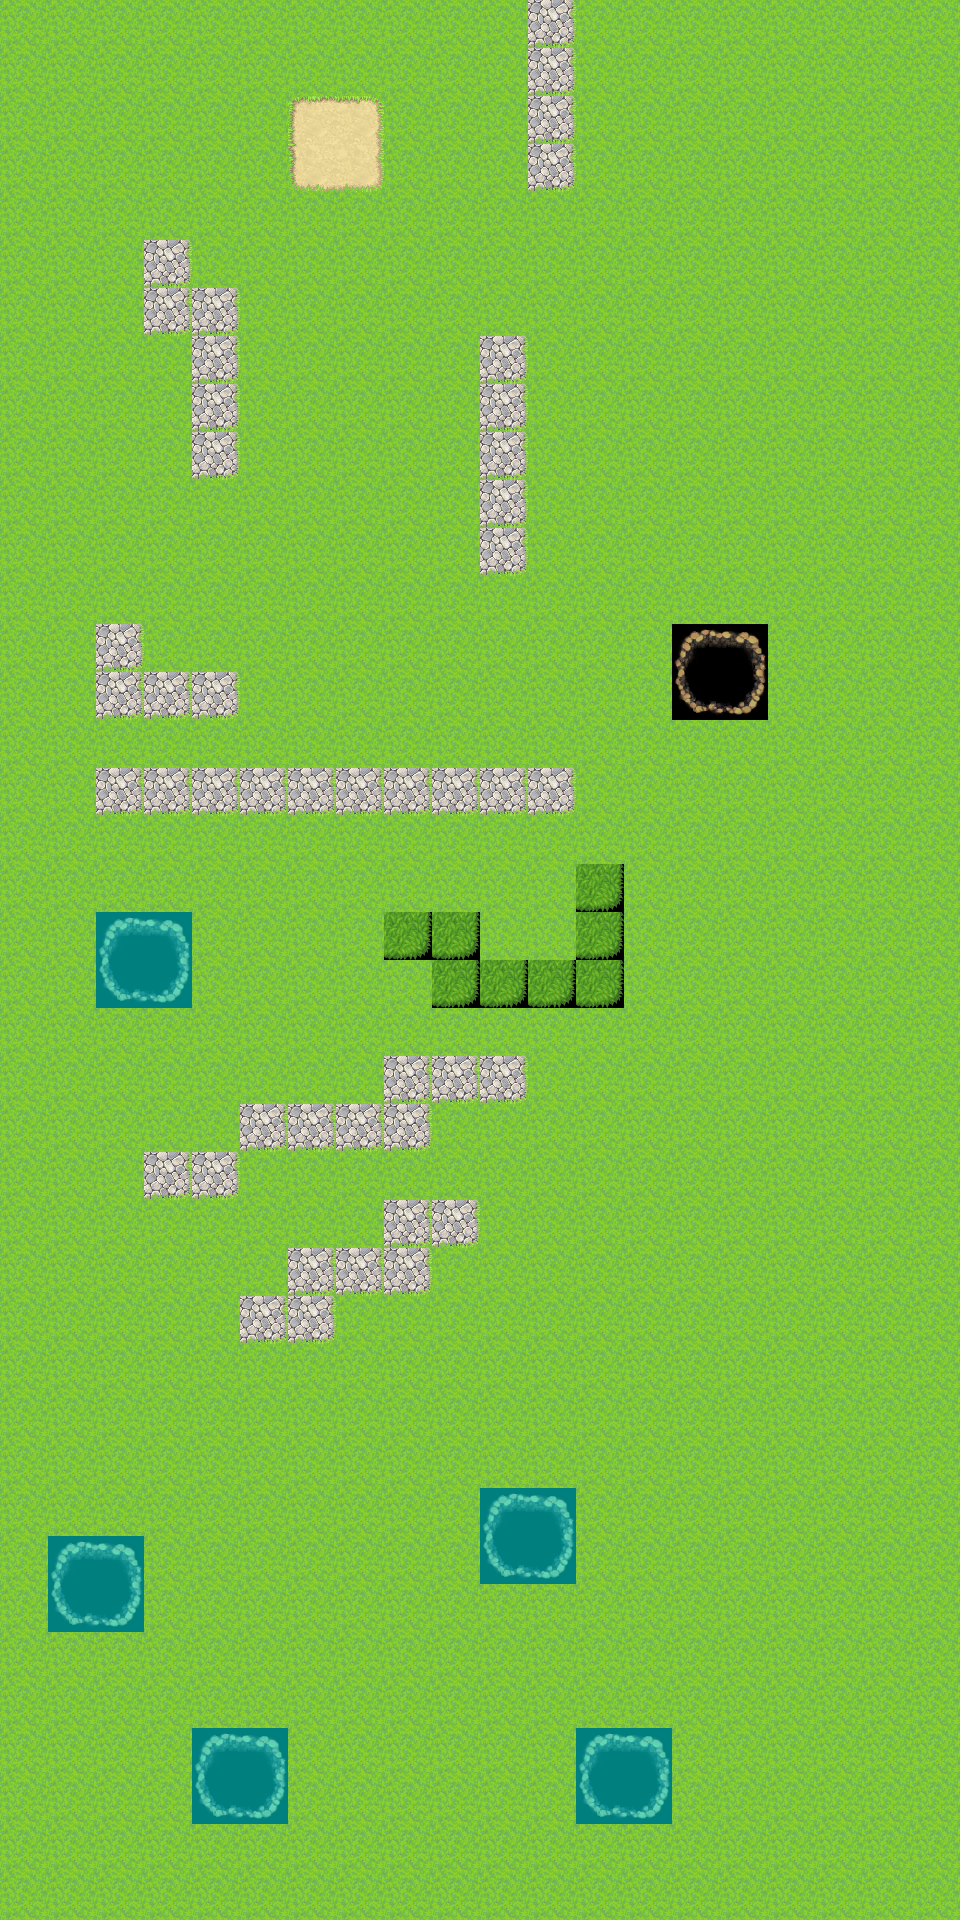

A level layout from a 2D game, rendered from its tile map. Below: a short description, then the map file with tile-grid data replaced by summaries:
An orthogonal 20x40 tile map with 48x48 px tiles, 2 tile layers (background, collidable), 3 tilesets and 1 object (hero).

<map version="1.0" orientation="orthogonal" renderorder="right-down" width="20" height="40" tilewidth="48" tileheight="48">
 <tileset firstgid="1" name="Outside_A2" tilewidth="48" tileheight="48">
  <image source="../img/Outside_A2.png" width="768" height="576" />
 </tileset>
 <tileset firstgid="193" name="Outside_A4" tilewidth="48" tileheight="48">
  <image source="../img/Outside_A4.png" width="768" height="720" />
 </tileset>
 <tileset firstgid="433" name="collidable" tilewidth="48" tileheight="48">
  <image source="collidable.png" width="48" height="48" />
  <tile id="0">
   <properties>
    <property name="collidable" value="true" />
   </properties>
  </tile>
 </tileset>
 <layer name="background" width="20" height="40">
  <data>[800 cells, 800 non-empty, 11 distinct tile ids]</data>
 </layer>
 <objectgroup name="objects">
  <object name="hero" x="330.667" y="1494.67" />
 </objectgroup>
 <layer name="collidable" width="20" height="40" opacity="0.5">
  <data>[800 cells, 20 non-empty, 1 distinct tile ids]</data>
 </layer>
</map>
